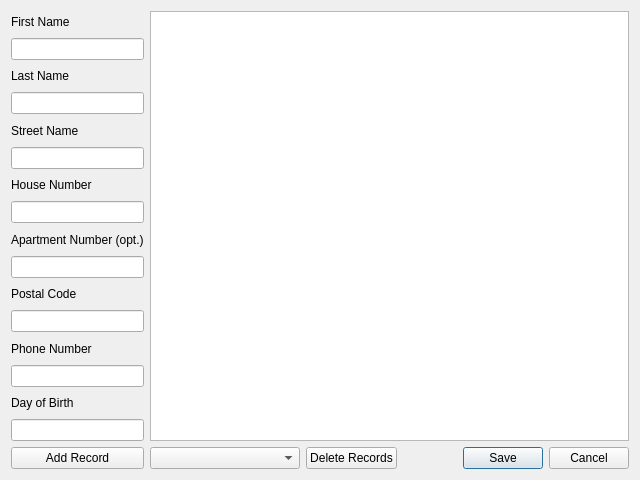
<?xml version="1.0" encoding="UTF-8"?>
<ui version="4.0">
 <class>Dialog</class>
 <widget class="QDialog" name="Dialog">
  <property name="geometry">
   <rect>
    <x>0</x>
    <y>0</y>
    <width>640</width>
    <height>480</height>
   </rect>
  </property>
  <property name="windowTitle">
   <string>Dialog</string>
  </property>
  <layout class="QHBoxLayout" name="horizontalLayout_2">
   <item>
    <layout class="QVBoxLayout" name="verticalLayout">
     <property name="sizeConstraint">
      <enum>QLayout::SetFixedSize</enum>
     </property>
     <item>
      <widget class="QLabel" name="label_2">
       <property name="sizePolicy">
        <sizepolicy hsizetype="Minimum" vsizetype="Minimum">
         <horstretch>50</horstretch>
         <verstretch>50</verstretch>
        </sizepolicy>
       </property>
       <property name="minimumSize">
        <size>
         <width>100</width>
         <height>0</height>
        </size>
       </property>
       <property name="text">
        <string>First Name</string>
       </property>
      </widget>
     </item>
     <item>
      <widget class="QLineEdit" name="lineEdit">
       <property name="sizePolicy">
        <sizepolicy hsizetype="Minimum" vsizetype="Minimum">
         <horstretch>50</horstretch>
         <verstretch>50</verstretch>
        </sizepolicy>
       </property>
       <property name="minimumSize">
        <size>
         <width>100</width>
         <height>0</height>
        </size>
       </property>
      </widget>
     </item>
     <item>
      <widget class="QLabel" name="label_3">
       <property name="sizePolicy">
        <sizepolicy hsizetype="Minimum" vsizetype="Minimum">
         <horstretch>50</horstretch>
         <verstretch>50</verstretch>
        </sizepolicy>
       </property>
       <property name="minimumSize">
        <size>
         <width>100</width>
         <height>0</height>
        </size>
       </property>
       <property name="text">
        <string>Last Name</string>
       </property>
      </widget>
     </item>
     <item>
      <widget class="QLineEdit" name="lineEdit_2">
       <property name="sizePolicy">
        <sizepolicy hsizetype="Minimum" vsizetype="Minimum">
         <horstretch>50</horstretch>
         <verstretch>50</verstretch>
        </sizepolicy>
       </property>
       <property name="minimumSize">
        <size>
         <width>100</width>
         <height>0</height>
        </size>
       </property>
      </widget>
     </item>
     <item>
      <widget class="QLabel" name="label_4">
       <property name="sizePolicy">
        <sizepolicy hsizetype="Minimum" vsizetype="Minimum">
         <horstretch>50</horstretch>
         <verstretch>50</verstretch>
        </sizepolicy>
       </property>
       <property name="minimumSize">
        <size>
         <width>100</width>
         <height>0</height>
        </size>
       </property>
       <property name="text">
        <string>Street Name</string>
       </property>
      </widget>
     </item>
     <item>
      <widget class="QLineEdit" name="lineEdit_3">
       <property name="sizePolicy">
        <sizepolicy hsizetype="Minimum" vsizetype="Minimum">
         <horstretch>50</horstretch>
         <verstretch>50</verstretch>
        </sizepolicy>
       </property>
       <property name="minimumSize">
        <size>
         <width>100</width>
         <height>0</height>
        </size>
       </property>
      </widget>
     </item>
     <item>
      <widget class="QLabel" name="label_5">
       <property name="sizePolicy">
        <sizepolicy hsizetype="Minimum" vsizetype="Minimum">
         <horstretch>50</horstretch>
         <verstretch>50</verstretch>
        </sizepolicy>
       </property>
       <property name="minimumSize">
        <size>
         <width>100</width>
         <height>0</height>
        </size>
       </property>
       <property name="text">
        <string>House Number</string>
       </property>
      </widget>
     </item>
     <item>
      <widget class="QLineEdit" name="lineEdit_4">
       <property name="sizePolicy">
        <sizepolicy hsizetype="Minimum" vsizetype="Minimum">
         <horstretch>50</horstretch>
         <verstretch>50</verstretch>
        </sizepolicy>
       </property>
       <property name="minimumSize">
        <size>
         <width>100</width>
         <height>0</height>
        </size>
       </property>
      </widget>
     </item>
     <item>
      <widget class="QLabel" name="label_6">
       <property name="sizePolicy">
        <sizepolicy hsizetype="Minimum" vsizetype="Minimum">
         <horstretch>50</horstretch>
         <verstretch>50</verstretch>
        </sizepolicy>
       </property>
       <property name="minimumSize">
        <size>
         <width>100</width>
         <height>0</height>
        </size>
       </property>
       <property name="text">
        <string>Apartment Number (opt.)</string>
       </property>
      </widget>
     </item>
     <item>
      <widget class="QLineEdit" name="lineEdit_5">
       <property name="sizePolicy">
        <sizepolicy hsizetype="Minimum" vsizetype="Minimum">
         <horstretch>50</horstretch>
         <verstretch>50</verstretch>
        </sizepolicy>
       </property>
       <property name="minimumSize">
        <size>
         <width>100</width>
         <height>0</height>
        </size>
       </property>
      </widget>
     </item>
     <item>
      <widget class="QLabel" name="label_7">
       <property name="sizePolicy">
        <sizepolicy hsizetype="Minimum" vsizetype="Minimum">
         <horstretch>50</horstretch>
         <verstretch>50</verstretch>
        </sizepolicy>
       </property>
       <property name="minimumSize">
        <size>
         <width>100</width>
         <height>0</height>
        </size>
       </property>
       <property name="text">
        <string>Postal Code</string>
       </property>
      </widget>
     </item>
     <item>
      <widget class="QLineEdit" name="lineEdit_6">
       <property name="sizePolicy">
        <sizepolicy hsizetype="Minimum" vsizetype="Minimum">
         <horstretch>50</horstretch>
         <verstretch>50</verstretch>
        </sizepolicy>
       </property>
       <property name="minimumSize">
        <size>
         <width>100</width>
         <height>0</height>
        </size>
       </property>
      </widget>
     </item>
     <item>
      <widget class="QLabel" name="label_8">
       <property name="sizePolicy">
        <sizepolicy hsizetype="Minimum" vsizetype="Minimum">
         <horstretch>50</horstretch>
         <verstretch>50</verstretch>
        </sizepolicy>
       </property>
       <property name="minimumSize">
        <size>
         <width>100</width>
         <height>0</height>
        </size>
       </property>
       <property name="text">
        <string>Phone Number</string>
       </property>
      </widget>
     </item>
     <item>
      <widget class="QLineEdit" name="lineEdit_7">
       <property name="sizePolicy">
        <sizepolicy hsizetype="Minimum" vsizetype="Minimum">
         <horstretch>50</horstretch>
         <verstretch>50</verstretch>
        </sizepolicy>
       </property>
       <property name="minimumSize">
        <size>
         <width>100</width>
         <height>0</height>
        </size>
       </property>
      </widget>
     </item>
     <item>
      <widget class="QLabel" name="label_9">
       <property name="sizePolicy">
        <sizepolicy hsizetype="Minimum" vsizetype="Minimum">
         <horstretch>50</horstretch>
         <verstretch>50</verstretch>
        </sizepolicy>
       </property>
       <property name="minimumSize">
        <size>
         <width>100</width>
         <height>0</height>
        </size>
       </property>
       <property name="text">
        <string>Day of Birth</string>
       </property>
      </widget>
     </item>
     <item>
      <widget class="QLineEdit" name="lineEdit_8">
       <property name="sizePolicy">
        <sizepolicy hsizetype="Minimum" vsizetype="Minimum">
         <horstretch>50</horstretch>
         <verstretch>50</verstretch>
        </sizepolicy>
       </property>
       <property name="minimumSize">
        <size>
         <width>100</width>
         <height>0</height>
        </size>
       </property>
      </widget>
     </item>
     <item>
      <widget class="QPushButton" name="pushButton">
       <property name="sizePolicy">
        <sizepolicy hsizetype="Minimum" vsizetype="Minimum">
         <horstretch>50</horstretch>
         <verstretch>50</verstretch>
        </sizepolicy>
       </property>
       <property name="minimumSize">
        <size>
         <width>100</width>
         <height>0</height>
        </size>
       </property>
       <property name="text">
        <string>Add Record</string>
       </property>
      </widget>
     </item>
    </layout>
   </item>
   <item>
    <layout class="QVBoxLayout" name="verticalLayout_2">
     <item>
      <widget class="QTableView" name="tableView">
       <property name="sizePolicy">
        <sizepolicy hsizetype="Expanding" vsizetype="Expanding">
         <horstretch>0</horstretch>
         <verstretch>0</verstretch>
        </sizepolicy>
       </property>
      </widget>
     </item>
     <item>
      <layout class="QHBoxLayout" name="horizontalLayout">
       <item>
        <widget class="QComboBox" name="comboBox">
         <property name="minimumSize">
          <size>
           <width>150</width>
           <height>0</height>
          </size>
         </property>
        </widget>
       </item>
       <item>
        <widget class="QPushButton" name="pushButton_2">
         <property name="text">
          <string>Delete Records</string>
         </property>
        </widget>
       </item>
       <item>
        <spacer name="horizontalSpacer">
         <property name="orientation">
          <enum>Qt::Horizontal</enum>
         </property>
         <property name="sizeHint" stdset="0">
          <size>
           <width>20</width>
           <height>20</height>
          </size>
         </property>
        </spacer>
       </item>
       <item>
        <widget class="QDialogButtonBox" name="buttonBox">
         <property name="standardButtons">
          <set>QDialogButtonBox::Cancel|QDialogButtonBox::Save</set>
         </property>
        </widget>
       </item>
      </layout>
     </item>
    </layout>
   </item>
  </layout>
 </widget>
 <layoutdefault spacing="6" margin="11"/>
 <resources/>
 <connections/>
</ui>
